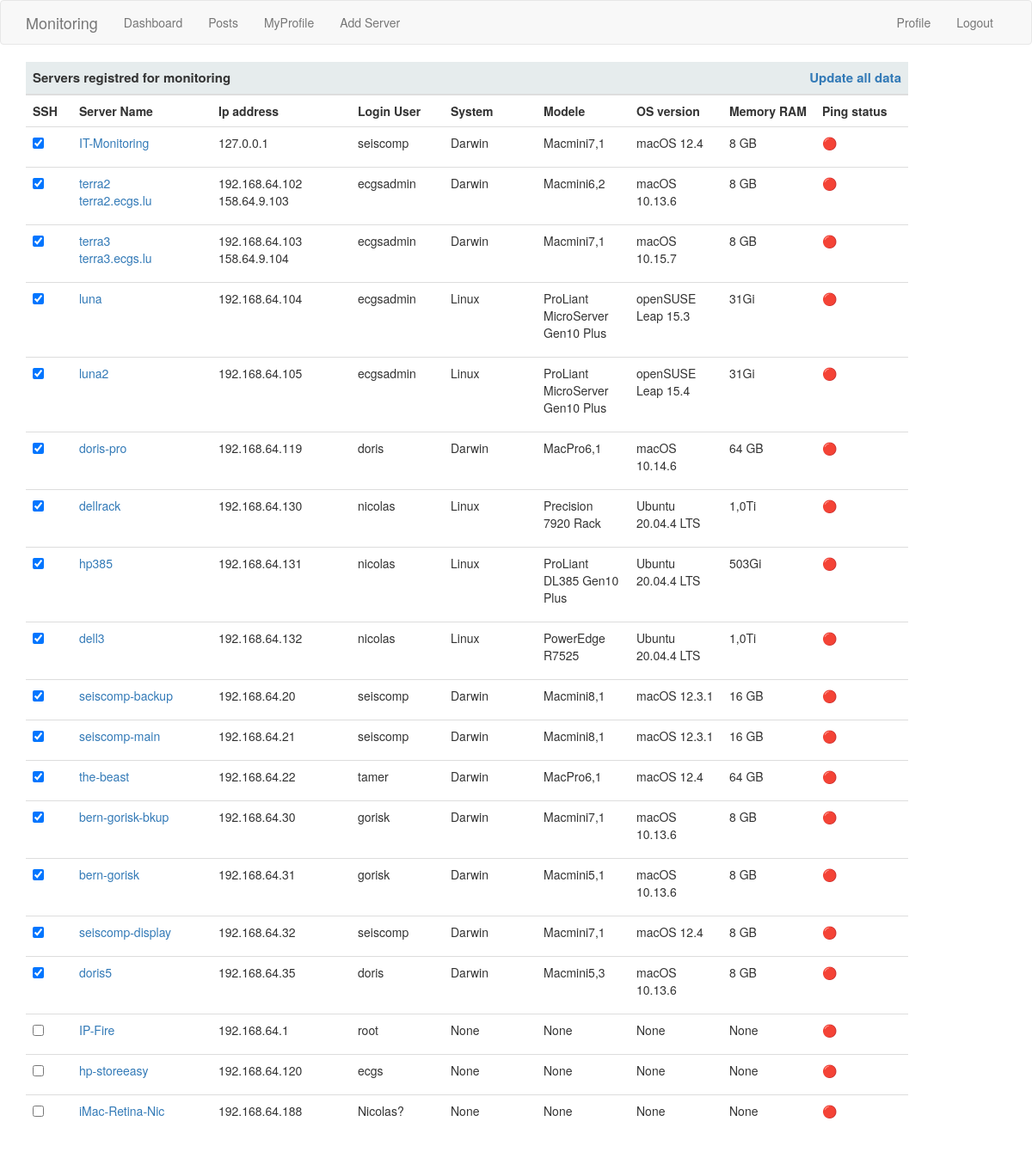
The page /dashboard (signed in) on the database its author committed.
### webapp/models.py (models this page shows, shortened)
class Server(db.Model):
    id = db.Column(db.Integer, primary_key=True)
    address = db.Column(db.String(15), index=True, unique=True)
    name = db.Column(db.String(30), index=True)
    user = db.Column(db.String(15), index=True)
    about_me = db.Column(db.String(140))
    public_address = db.Column(db.String(15), index=True)
    public_name = db.Column(db.String(30), index=True)
    public_server = db.Column(db.Boolean, default=False, index=True)
    os = db.Column(db.String(30), index=True)
    raminfo = db.Column(db.String(30), index=True)
    modele = db.Column(db.String(30), index=True)
    cpuinfo = db.Column(db.String(30), index=True)
    system_type = db.Column(db.String(30), index=True)
    ssh_connection = db.Column(db.Boolean, default=False, index=True)
    mount_volumes = db.Column(db.Boolean, default=False, index=True)
    def deco_test_ssh(function):
        def test_ssh(self):
            if self.ping_ip():
                test = subprocess.Popen(f"ssh -o StrictHostKeyChecking=no -o PasswordAuthentication=No -l {self.user} {self.address} {'exit'}", shell=True, stdout=subprocess.PIPE, stderr=subprocess.PIPE).communicate()
                test = test[0].decode('ascii')
                if re.search('denied', str(test)):
                    return False
                else:
                    return function(self)
            else:
                return False
        return test_ssh
    def ping_ip(self):
        response = os.system("ping -c 1 -t 2 " + self.address)
        if response == 0:
            return True
        else:
            return False

### webapp/routes.py (the view)
@app.route('/dashboard', methods=['GET', 'POST'])
@login_required
def dashboard():
    servers = Server.query.order_by(Server.ssh_connection.desc(), Server.address).all()
    return render_template('dashboard.html', title='Dashboard', data=servers)

### webapp/models.py (called while the page is built)
@login.user_loader
def load_user(id):
    return User.query.get(int(id))

### webapp/routes.py (called while the page is built)
@app.before_request
def before_request():
    if current_user.is_authenticated:
        current_user.last_seen = datetime.utcnow()
        db.session.commit()

### webapp/templates/dashboard.html
{% extends "base.html" %}
{% block content %}
<div class="container">
        <table style="width:90%" class="table table-hover title">
                <col style="width:5%">
                <col style="width:15%">
                <col style="width:15%">
                <col style="width:10%">
                <col style="width:10%">
                <col style="width:10%">
                <col style="width:10%">
                <col style="width:10%">
                <col style="width:10%">
                <thead>
                        <tr>
                                <th colspan="9">Servers registred for monitoring
                                <a  class="align-right" href="{{ url_for('update_all_server') }}" onclick="return confirm('Do you want to update all servers ? It will take a moment!');">Update all data</a>
                                </th>
                        </tr>
                </thead>
                <tbody>
                        <tr>
                                    <th>SSH</th>
                                    <th>Server Name</th>
                                    <th>Ip address</th>
                                    <th>Login User</th>
                                    <th>System</th>
                                    <th>Modele</th>
                                    <th>OS version</th>
                                    <th>Memory RAM</th>
                                    <th>Ping status</th>
                        </tr>
                        {% for server in data %}
                                {% if server.ssh_connection %}{% set status_ssh = 'checked' %}{% else %}{% set status_ssh = 'unchecked' %}{% endif %}
                                {% set ssh_toggle = False %}
                                <tr>
                                        <td><input type="checkbox" name="ssh" {{ status_ssh }} onclick="window.location.href='{{ url_for('toggle_ssh', server=server.name) }}';">
                                        <td><p><a  href="{{ url_for('server', server=server.name) }}">{{ server.name }} {% if server.public_server %} <br>{{ server.public_name }}   {% endif %}</a></p></td>
                                        <td><p> {{ server.address }} {% if server.public_server %}  <br>{{ server.public_address }} {% endif %}</p></td>
                                        <td><p> {{ server.user }} </p></td>
                                        <td><p> {{ server.system_type }}</p></td>
                                        <td><p> {{ server.modele }}</p></td>
                                        <td><p> {{ server.os }}</p></td>
                                        <td><p> {{ server.raminfo }}</p></td>
                                        {% if server.ping_ip() %}<td> &#x1F7E2 </td>{% else %}<td> &#x1F534 </td>{% endif %}
                                 </tr>
                        {% endfor %}
                </tbody>
        </table>
</div>
{% endblock %}

### webapp/static/styles/style.css (style rules this page uses)
table.title thead th { font-size: 1.5rem; background-color: #E6ECED; }
.align-right { float: right; }

### rows shown on the page
Server: name "IT-Monitoring", address "127.0.0.1", user "seiscomp", system_type "Darwin", modele "Macmini7,1", os "macOS 12.4", raminfo "8 GB"
Server: name "terra2", public_name "terra2.ecgs.lu", address "192.168.64.102", public_address "158.64.9.103", user "ecgsadmin", system_type "Darwin", modele "Macmini6,2", os "macOS 10.13.6", raminfo "8 GB"
Server: name "terra3", public_name "terra3.ecgs.lu", address "192.168.64.103", public_address "158.64.9.104", user "ecgsadmin", system_type "Darwin", modele "Macmini7,1", os "macOS 10.15.7", raminfo "8 GB"
Server: name "luna", address "192.168.64.104", user "ecgsadmin", system_type "Linux", modele "ProLiant MicroServer Gen10 Plus", os "openSUSE Leap 15.3", raminfo "31Gi"
Server: name "luna2", address "192.168.64.105", user "ecgsadmin", system_type "Linux", modele "ProLiant MicroServer Gen10 Plus", os "openSUSE Leap 15.4", raminfo "31Gi"
Server: name "doris-pro", address "192.168.64.119", user "doris", system_type "Darwin", modele "MacPro6,1", os "macOS 10.14.6", raminfo "64 GB"
Server: name "dellrack", address "192.168.64.130", user "nicolas", system_type "Linux", modele "Precision 7920 Rack", os "Ubuntu 20.04.4 LTS", raminfo "1,0Ti"
Server: name "hp385", address "192.168.64.131", user "nicolas", system_type "Linux", modele "ProLiant DL385 Gen10 Plus", os "Ubuntu 20.04.4 LTS", raminfo "503Gi"
Server: name "dell3", address "192.168.64.132", user "nicolas", system_type "Linux", modele "PowerEdge R7525", os "Ubuntu 20.04.4 LTS", raminfo "1,0Ti"
Server: name "seiscomp-backup", address "192.168.64.20", user "seiscomp", system_type "Darwin", modele "Macmini8,1", os "macOS 12.3.1", raminfo "16 GB"
Server: name "seiscomp-main", address "192.168.64.21", user "seiscomp", system_type "Darwin", modele "Macmini8,1", os "macOS 12.3.1", raminfo "16 GB"
Server: name "the-beast", address "192.168.64.22", user "tamer", system_type "Darwin", modele "MacPro6,1", os "macOS 12.4", raminfo "64 GB"
Server: name "bern-gorisk-bkup", address "192.168.64.30", user "gorisk", system_type "Darwin", modele "Macmini7,1", os "macOS 10.13.6", raminfo "8 GB"
Server: name "bern-gorisk", address "192.168.64.31", user "gorisk", system_type "Darwin", modele "Macmini5,1", os "macOS 10.13.6", raminfo "8 GB"
Server: name "seiscomp-display", address "192.168.64.32", user "seiscomp", system_type "Darwin", modele "Macmini7,1", os "macOS 12.4", raminfo "8 GB"
Server: name "doris5", address "192.168.64.35", user "doris", system_type "Darwin", modele "Macmini5,3", os "macOS 10.13.6", raminfo "8 GB"
Server: name "IP-Fire", address "192.168.64.1", user "root", system_type "None", modele "None", os "None", raminfo "None"
Server: name "hp-storeeasy", address "192.168.64.120", user "ecgs", system_type "None", modele "None", os "None", raminfo "None"
Server: name "iMac-Retina-Nic", address "192.168.64.188", user "Nicolas?", system_type "None", modele "None", os "None", raminfo "None"
